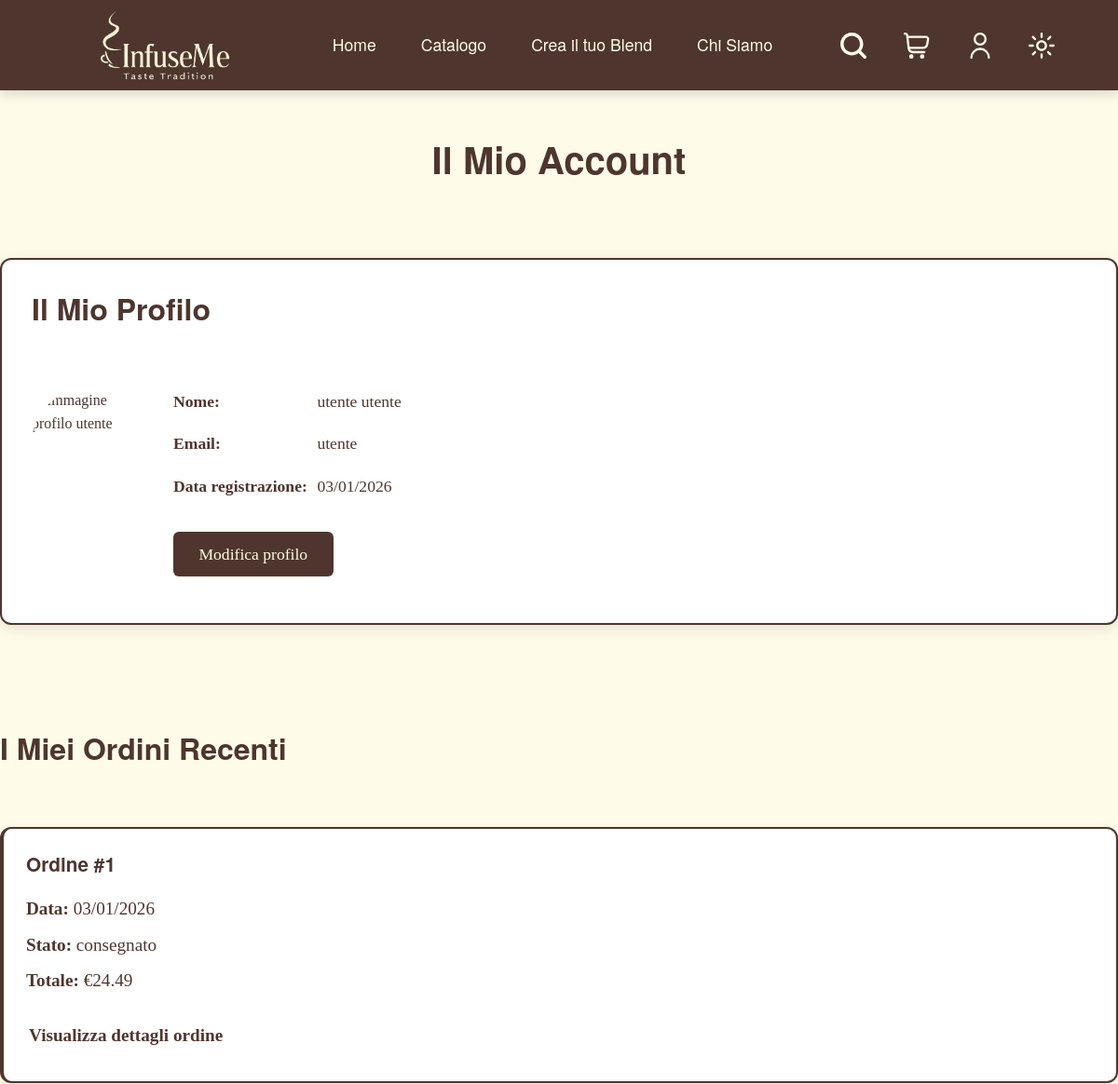
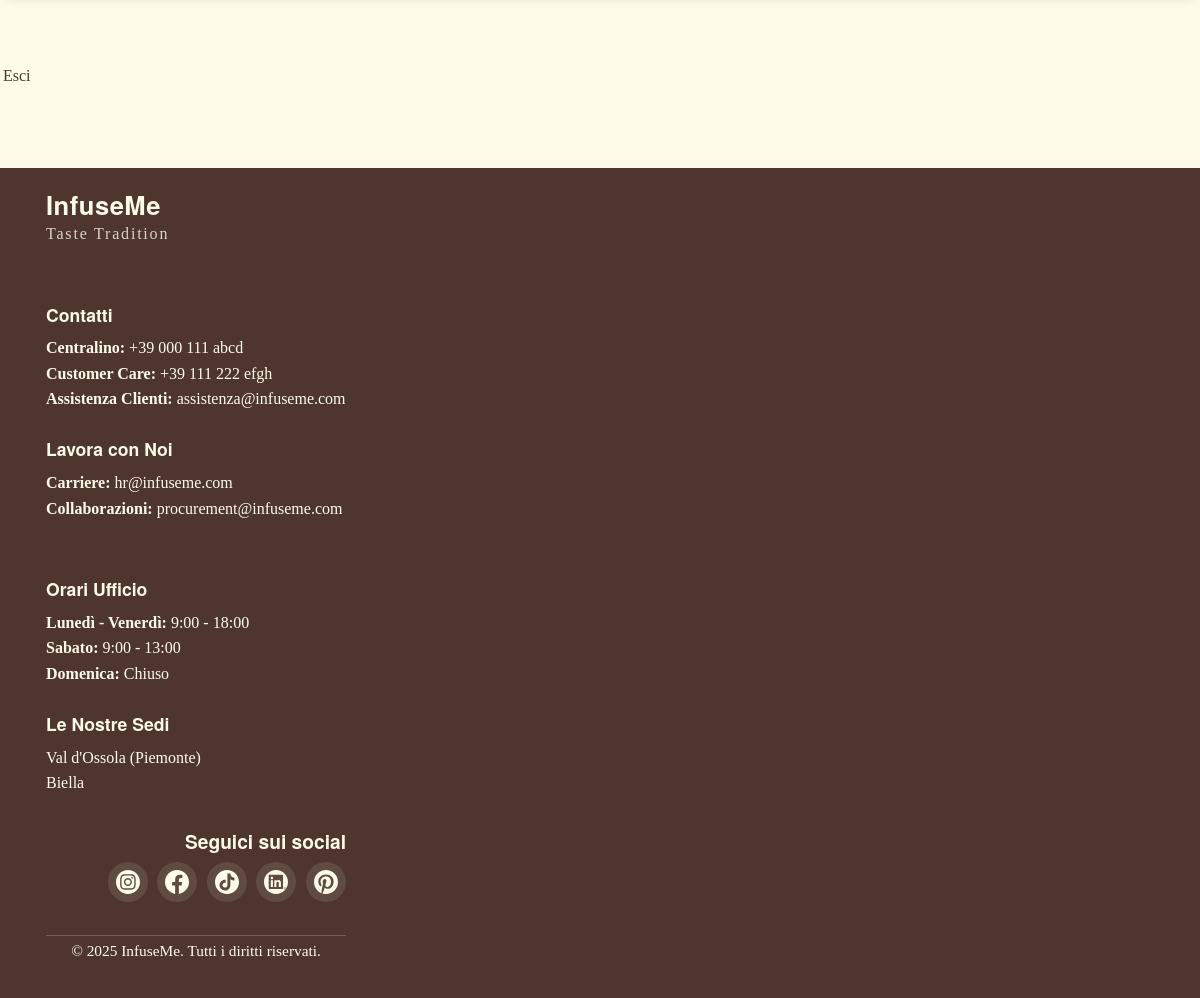
/src/paginaUtente.php (signed in), run on the app's committed database (2 pictures, top to bottom).
### tables this page shows
CREATE TABLE utente (
    id_utente INT UNSIGNED AUTO_INCREMENT PRIMARY KEY,
    nome VARCHAR(100) NOT NULL,
    cognome VARCHAR(100) NOT NULL,
    email VARCHAR(255) NOT NULL UNIQUE,
    password_hash VARCHAR(255) NOT NULL,
    data_nascita DATE NOT NULL,
    indirizzo VARCHAR(255) NULL,
    citta VARCHAR(100) NULL,
    cap CHAR(5) NULL,
    paese VARCHAR(100) NULL DEFAULT 'Italia',
    data_registrazione DATETIME NOT NULL DEFAULT CURRENT_TIMESTAMP,
    is_active BOOLEAN NOT NULL DEFAULT TRUE
);

CREATE TABLE ordine (
    id_ordine INT UNSIGNED AUTO_INCREMENT PRIMARY KEY,
    id_utente INT UNSIGNED NOT NULL,
    data_ordine DATETIME NOT NULL DEFAULT CURRENT_TIMESTAMP,
    data_consegna DATE NULL,
    indirizzo_spedizione VARCHAR(255) NULL,
    stato_ord ENUM('in_attesa','pagato','in_preparazione','spedito','consegnato','annullato') NOT NULL DEFAULT 'in_attesa',
    conferma_pagamento BOOLEAN NOT NULL DEFAULT FALSE,
    sottototale DECIMAL(10,2) NOT NULL DEFAULT 0.00,
    spese_spedizione DECIMAL(10,2) NOT NULL DEFAULT 4.99,
    totale DECIMAL(10,2) NOT NULL,
    omaggio BOOLEAN NOT NULL DEFAULT FALSE,
    descrizione_omaggio VARCHAR(255) NULL,
    note TEXT NULL,
    FOREIGN KEY (id_utente) REFERENCES utente(id_utente) ON DELETE RESTRICT,
    CONSTRAINT chk_ordine_totale CHECK (totale >= 0),
    CONSTRAINT chk_ordine_sottototale CHECK (sottototale >= 0)
);

### src/paginaUtente.php (the view, shortened to what this page needs)
<?php
require_once 'php/connessione.php';
try {
    $userId = userId();
    $stmt = $pdo->prepare("
        SELECT id_utente, nome, cognome, email, data_registrazione
        FROM utente
        WHERE id_utente = :id
        LIMIT 1
    ");
    $stmt->execute([':id' => $userId]);
    $utente = $stmt->fetch();
    $stmt_ordini = $pdo->prepare("
        SELECT id_ordine, data_ordine, stato_ord, totale
        FROM ordine
        WHERE id_utente = :id
        ORDER BY data_ordine DESC
        LIMIT 5
    ");
    $stmt_ordini->execute([':id' => $userId]);
    $ordini = $stmt_ordini->fetchAll();
} catch (PDOException $e) {
    die("Errore caricamento dati: " . $e->getMessage());
}
?>
<!DOCTYPE html>
<html lang="it" xml:lang="it" xmlns="http://www.w3.org/1999/xhtml">
<head>
    <link rel="stylesheet" href="style.css" type="text/css" />
</head>
<body>
     <?php include 'navbar.php'; ?>
    <main id="content">
        <section id="area-account">
            <h1>Il Mio <span lang="en">Account</span></h1>
            <section id="profilo-utente">
                <h2>Il Mio Profilo</h2>
                <div class="user-info">
                    <img src="images/avatar-utente.jpg" alt="Immagine profilo utente">
                    <div class="user-details">
                        <p><strong>Nome:</strong> <?= htmlspecialchars($utente['nome'] . ' ' . $utente['cognome']) ?>
                        </p>
                        <p><strong>Email:</strong> <?= htmlspecialchars($utente['email']) ?></p>
                        <p><strong>Data registrazione:</strong>
                            <?= date("d/m/Y", strtotime($utente['data_registrazione'])) ?></p>
                        <p><a href="modifica-profilo.php">Modifica profilo</a></p>
                    </div>
                </div>
            </section>
            <section id="ordini-recenti">
    <h2>I Miei Ordini Recenti</h2>
    <?php if (!empty($ordini)): ?>
        <?php foreach ($ordini as $ordine): ?>
            <article class="ordine">
                <h3>Ordine #<?= $ordine['id_ordine'] ?></h3>
                <p><strong>Data:</strong> <?= date("d/m/Y", strtotime($ordine['data_ordine'])) ?></p>
                <p><strong>Stato:</strong> <?= htmlspecialchars($ordine['stato_ord']) ?></p>
                <p><strong>Totale:</strong> €<?= number_format($ordine['totale'], 2) ?></p>
                <p><a href="dettaglio-ordine.php?id=<?= $ordine['id_ordine'] ?>">Visualizza dettagli ordine</a></p>
            </article>
        <?php endforeach; ?>
    <?php else: ?>
        <p>Nessun ordine ancora effettuato.</p>
    <?php endif; ?>
</section>
            <a href="/php/logout.php">Esci</a>
        </section>
    </main>
    <footer>
        <div class="container">
            <div class="footer-content">
                <div class="footer-section">
                    <div class="footer-brand">
                        <div class="brand-name"><span lang="en">InfuseMe</span></div>
                        <div class="motto-brand"><span lang="en">Taste Tradition</span></div>
                    </div>
                </div>
                <div class="footer-section">
                    <h3>Contatti</h3>
                    <address>
                        <div class="contact">
                            <strong>Centralino:</strong> +39 000 111 abcd
                        </div>
                        <div class="contact">
                            <strong><span lang="en">Customer Care</span>:</strong> +39 111 222 efgh
                        </div>
                        <div class="contact">
                            <strong>Assistenza Clienti:</strong> assistenza@infuseme.com
                        </div>
                    </address>
                    <h3>Lavora con Noi</h3>
                    <div class="work-item">
                        <strong>Carriere:</strong> hr@infuseme.com
                    </div>
                    <div class="work-item">
                        <strong>Collaborazioni:</strong> procurement@infuseme.com
                    </div>
                </div>
                <div class="footer-section">
                    <h3>Orari Ufficio</h3>
                    <div class="hours">
                        <strong>Lunedì - Venerdì:</strong> 9:00 - 18:00
                    </div>
                    <div class="hours">
                        <strong>Sabato:</strong> 9:00 - 13:00
                    </div>
                    <div class="hours">
                        <strong>Domenica:</strong> Chiuso
                    </div>
                    <h3>Le Nostre Sedi</h3>
                    <div class="location-item">Val d'Ossola (Piemonte)</div>
                    <div class="location-item">Biella</div>
                </div>
                <div class="footer-social">
                    <h3>Seguici sui social</h3>
                    <div class="social-icons">
                        <span class="social-icon" aria-label="Instagram" title="Seguici su Instagram">
                        </span>
                        <span class="social-icon" aria-label="Facebook" title="Seguici su Facebook">
                        </span>
                        <span class="social-icon" aria-label="TikTok" title="Seguici su TikTok">
                        </span>
                        <span class="social-icon" aria-label="LinkedIn" title="Seguici su LinkedIn">
                        </span>
                        <span class="social-icon" aria-label="Pinterest" title="Seguici su Pinterest">
                        </span>
                    </div>
                </div>
                <div class="footer-bottom">
                    <p>&copy; 2025 <span lang="en">InfuseMe</span>. Tutti i diritti riservati.</p>
                </div>
            </div>
    </footer>
</body>
</html>

### data on the page
utente: nome+cognome "utente utente", email "utente", data_registrazione "03/01/2026"
ordine: id_ordine "1", data_ordine "03/01/2026", stato_ord "consegnato", totale "24.49"
